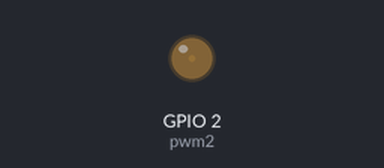
Bench run of a program on a simulated ESP32 board running MicroPython. Parts: output pins drawn as LEDs (lit = HIGH).

Above: at 0.05 s.
At 1.4 s:
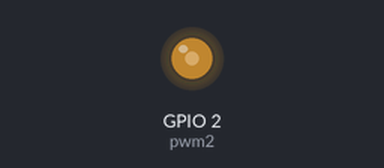
At 2.8 s:
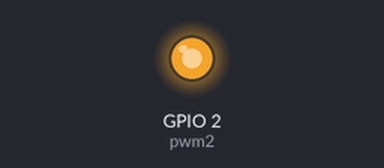
At 5.55 s:
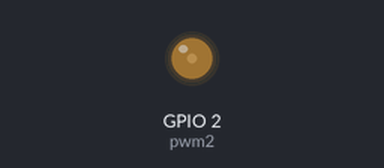
Timing chart, 0 to 8.1 s (numbered marks = the images above):
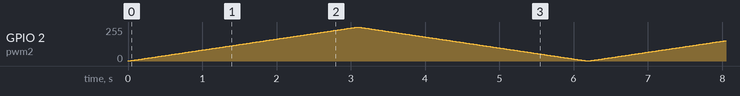

The program:

02-PWM_____.py
```python
from machine import Pin,PWM
import time
"""
 需求:从不亮慢慢到亮
"""

#在Pin2生成输出PWM脉冲
pwm2=PWM(Pin(2))
#设置频率
pwm2.freq(1000)

while True:
    #设置占空比 0~1023/1023
    for i in range(0,1024):
        pwm2.duty(i)
        time.sleep_ms(3)
    for i in range(1023,-1,-1):
        pwm2.duty(i)
        time.sleep_ms(3)
```
